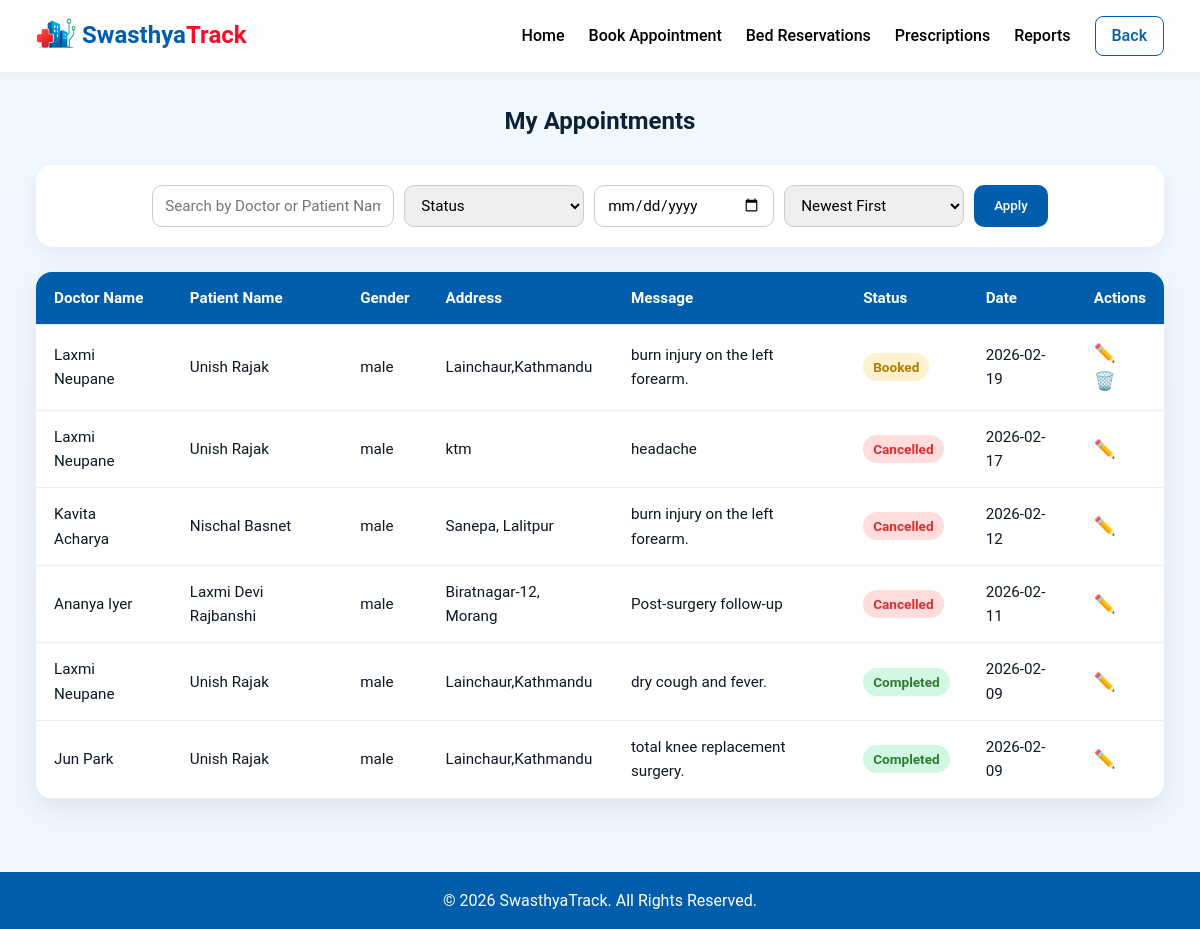
The page /Patient/my_appointments.php (signed in) on the database its author committed.
### tables this page shows
CREATE TABLE `appointments` (
  `appointment_id` int NOT NULL,
  `doctor_id` int NOT NULL,
  `patient_name` varchar(100) NOT NULL,
  `phone` varchar(20) NOT NULL,
  `email` varchar(100) DEFAULT NULL,
  `address` varchar(255) DEFAULT NULL,
  `gender` enum('male','female','other') NOT NULL,
  `appointment_date` date NOT NULL,
  `message` text,
  `status` enum('Booked','Cancelled','Completed') DEFAULT 'Booked',
  `comment` text,
  `created_at` timestamp NULL DEFAULT CURRENT_TIMESTAMP,
  `updated_at` timestamp NULL DEFAULT CURRENT_TIMESTAMP ON UPDATE CURRENT_TIMESTAMP,
  `user_id` int DEFAULT NULL
);

CREATE TABLE `doctors` (
  `doctor_id` int NOT NULL,
  `user_id` int DEFAULT NULL,
  `name` varchar(100) DEFAULT NULL,
  `email` varchar(100) DEFAULT NULL,
  `department` varchar(100) DEFAULT NULL,
  `designation` varchar(100) DEFAULT NULL,
  `council_number` varchar(50) DEFAULT NULL,
  `phone` varchar(20) DEFAULT NULL,
  `photo` varchar(255) DEFAULT NULL
);

### src/Patient/my_appointments.php (the view, shortened to what this page needs)
<?php
include("../config/db.php");
$user_id = $_SESSION['user_id'];
$search = $_GET['search'] ?? '';
$dateFilter = $_GET['date'] ?? '';
$sortOrder = $_GET['sort'] ?? 'desc';
$sql = "SELECT a.appointment_id, a.patient_name, a.gender, a.address, a.message,
               a.status, a.appointment_date, d.name AS doctor_name
        FROM appointments a
        JOIN doctors d ON a.doctor_id = d.doctor_id
        WHERE a.user_id = ?
          AND (a.status IN ('Booked', 'Cancelled', 'Completed'))";
$params = [$user_id];
$types = "i";
$orderSQL = ($sortOrder === 'asc') ? "ASC" : "DESC";
$sql .= " ORDER BY a.appointment_date $orderSQL";
$stmt = $conn->prepare($sql);
$stmt->bind_param($types, ...$params);
$stmt->execute();
$appointments = $stmt->get_result();
?>
<!DOCTYPE html>
<html lang="en">
<head>
<link rel="stylesheet" href="../css/patient-dashboard.css">
</head>
<body>
<header>
  <div class="logo">
    <a href="patient_dashboard.php">
      <img class="nav-img" src="../images/nav-logo.png" alt="">
      <span class="swasthya-color">Swasthya</span><span class="track-color">Track</span>
    </a>
  </div>
  <nav>
        <a href="patient_dashboard.php">Home</a>
        <a href="book_appointment.php">Book Appointment</a>
        <a href="my_bed_bookings.php">Bed Reservations</a>
        <a href="my_prescriptions.php">Prescriptions</a>
        <a href="my_reports.php">Reports</a>
      <a href="patient_dashboard.php" class="btn-login">Back</a>
  </nav>
</header>
<main>
  <h2 style="text-align:center; margin-bottom:25px; color:#0b2236;">My Appointments</h2>
  <div class="filter-bar">
    <form method="get">
      <input type="text" name="search" placeholder="Search by Doctor or Patient Name" value="<?= htmlspecialchars($search) ?>">
      <select name="status">
        <option value="">Status</option>
      </select>
      <input type="date" name="date" value="<?= htmlspecialchars($dateFilter) ?>">
      <select name="sort">
        <option value="desc" <?= $sortOrder == 'desc' ? 'selected' : '' ?>>Newest First</option>
      </select>
      <button type="submit">Apply</button>
    </form>
  </div>
  <div class="table-container">
    <table>
      <thead>
        <tr>
          <th>Doctor Name</th>
          <th>Patient Name</th>
          <th>Gender</th>
          <th>Address</th>
          <th>Message</th>
          <th>Status</th>
          <th>Date</th>
          <th>Actions</th>
        </tr>
      </thead>
      <tbody>
        <?php if ($appointments->num_rows > 0): ?>
          <?php while ($row = $appointments->fetch_assoc()): ?>
            <tr>
              <td data-label="Doctor"><?= htmlspecialchars($row['doctor_name']) ?></td>
              <td data-label="Patient"><?= htmlspecialchars($row['patient_name']) ?></td>
              <td data-label="Gender"><?= htmlspecialchars($row['gender']) ?></td>
              <td data-label="Address"><?= htmlspecialchars($row['address']) ?></td>
              <td data-label="Message"><?= htmlspecialchars($row['message']) ?></td>
              <td data-label="Status">
                <span class="status <?= htmlspecialchars($row['status']) ?>">
                  <?= htmlspecialchars($row['status']) ?>
                </span>
              </td>
              <td data-label="Date"><?= htmlspecialchars($row['appointment_date']) ?></td>
              <td class="actions" data-label="Actions">
                <a href="edit_appointment.php?id=<?= $row['appointment_id'] ?>" class="edit">✏️</a>
                <?php if ($row['status'] === 'Booked'): ?>
                  <a href="javascript:void(0);" onclick="confirmDelete(<?= $row['appointment_id'] ?>)" class="delete">🗑️</a>
                <?php endif; ?>
              </td>
            </tr>
          <?php endwhile; ?>
        <?php else: ?>
          <tr><td colspan="8" style="text-align:center; padding:20px;">No appointments found.</td></tr>
        <?php endif; ?>
      </tbody>
    </table>
  </div>
</main>
<footer>
  <p>© 2026 SwasthyaTrack. All Rights Reserved.</p>
</footer>
</body>
</html>

### src/css/patient-dashboard.css (style rules this page uses)
* { margin: 0; padding: 0; box-sizing: border-box; font-family: 'Roboto', 'Segoe UI', Tahoma, Geneva, Verdana, sans-serif; }
body { line-height: 1.6; color: #0f1724; background-color: #f9f9fb; }
a { text-decoration: none; color: inherit; display: block; }
header { display: flex; justify-content: space-between; align-items: center; padding: 16px 3%; background-color: rgba(255, 255, 255, 0.8); backdrop-filter: blur(10px); box-shadow: 0 2px 10px rgba(0, 0, 0, 0.05); position: sticky; top: 0; z-index: 1000; }
.logo { font-size: 1.5rem; font-weight: bold; color: #015eac; }
.nav-img { height: 30px; width: 40px; margin-bottom: 7px; vertical-align: middle; }
nav { display: flex; gap: 24px; align-items: center; }
nav a { font-weight: 500; color: #000; transition: color 0.3s ease, transform 0.2s ease; }
.btn-login { padding: 6px 16px; border: 1px solid #015eac; border-radius: 8px; color: #015eac; transition: background-color 0.3s ease, color 0.3s ease, border-color 0.3s ease; }
footer { background-color: #015eac; color: #fff; text-align: center; padding: 16px; }
.swasthya-color { color: #015eac; }
.track-color { color: #f31026; }

### src/Patient/my_appointments.php (style rules this page uses)
main { padding: 40px 3%; padding-top: 30px; background: linear-gradient(180deg, #f1f7ff, #eef6ff); min-height: 100vh; }
.filter-bar { background-color: #fff; border-radius: 16px; box-shadow: 0 6px 20px rgba(6, 18, 32, 0.06); padding: 20px; margin-bottom: 25px; }
.filter-bar form { display: flex; flex-wrap: wrap; gap: 10px; justify-content: center; }
.filter-bar input, .filter-bar select { padding: 10px 12px; border: 1px solid #ccc; border-radius: 10px; font-size: 0.95rem; min-width: 180px; }
.filter-bar button { background-color: #015eac; color: #fff; border: none; border-radius: 10px; padding: 10px 20px; cursor: pointer; transition: background 0.3s ease; font-weight: 500; }
.table-container { background: #fff; border-radius: 16px; box-shadow: 0 8px 24px rgba(6, 18, 32, 0.08); overflow: hidden; }
table { width: 100%; border-collapse: collapse; }
thead { background-color: #015eac; color: #fff; }
th, td { padding: 14px 18px; text-align: left; font-size: 0.95rem; border-bottom: 1px solid #eee; }
.status { padding: 6px 10px; border-radius: 20px; font-weight: 600; font-size: 0.85rem; text-align: center; }
.Booked { background-color: #f5b91433; color: #b57d00; }
.Cancelled { background-color: #ffdddd; color: #d63031; }
.Completed { background-color: #d2f8e4; color: #2e7d32; }
.actions a { margin-right: 10px; text-decoration: none; font-size: 1.1rem; transition: transform 0.2s ease; }
.actions a.edit { color: #015eac; }
.actions a.delete { color: #f31026; }

### rows shown on the page
appointments: doctor.name "Laxmi Neupane", patient_name "Unish Rajak", gender "male", address "Lainchaur,Kathmandu", message "burn injury on the left forearm.", status "Booked", appointment_date "2026-02-19"
appointments: doctor.name "Laxmi Neupane", patient_name "Unish Rajak", gender "male", address "ktm", message "headache", status "Cancelled", appointment_date "2026-02-17"
appointments: doctor.name "Kavita Acharya", patient_name "Nischal Basnet", gender "male", address "Sanepa, Lalitpur", message "burn injury on the left forearm.", status "Cancelled", appointment_date "2026-02-12"
appointments: doctor.name "Ananya Iyer", patient_name "Laxmi Devi Rajbanshi", gender "male", address "Biratnagar-12, Morang", message "Post-surgery follow-up", status "Cancelled", appointment_date "2026-02-11"
appointments: doctor.name "Laxmi Neupane", patient_name "Unish Rajak", gender "male", address "Lainchaur,Kathmandu", message "dry cough and fever.", status "Completed", appointment_date "2026-02-09"
appointments: doctor.name "Jun Park", patient_name "Unish Rajak", gender "male", address "Lainchaur,Kathmandu", message "total knee replacement surgery.", status "Completed", appointment_date "2026-02-09"
